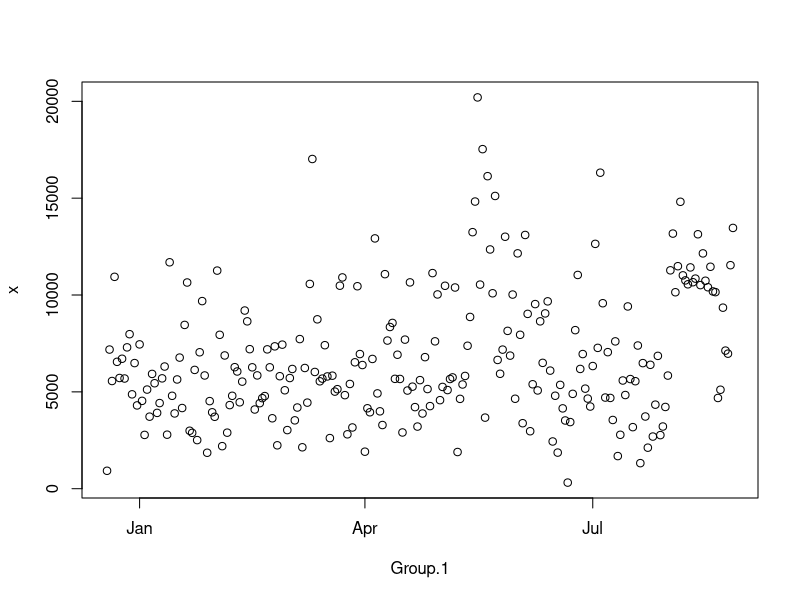
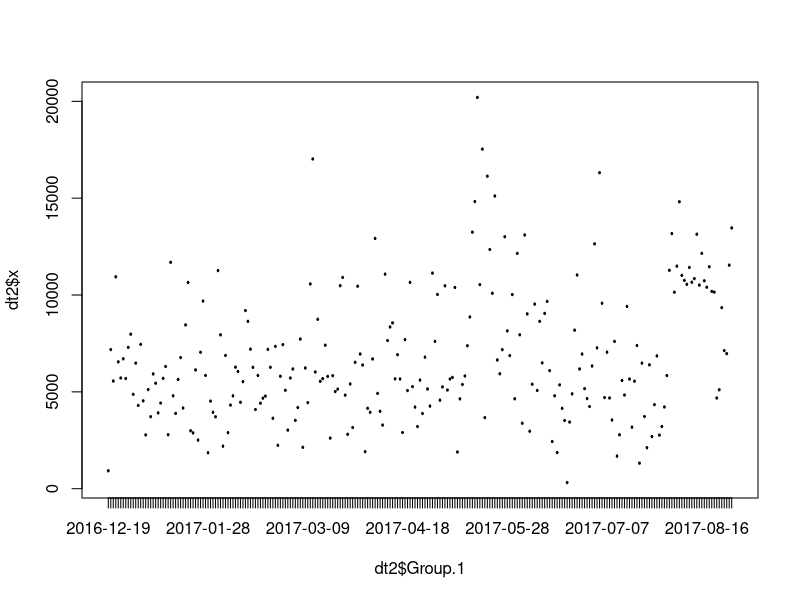

Write the R code that produced these figures, in order.
require(data.table)
dt1 <- fread("data/Health App/steps.csv")
dt1$date <- as.Date(substr(x = dt1$endDate, 
                           start = 1, 
                           stop = 10),
                    format = "%m/%d/%Y") 

dt2 <- aggregate(dt1$value,
                 by = list(dt1$date),
                 FUN = sum)
plot(dt2)

dt2$Group.1 <- factor(dt2$Group.1,
                      levels = as.character(dt2$Group.1))
plot(dt2$x ~ dt2$Group.1)
